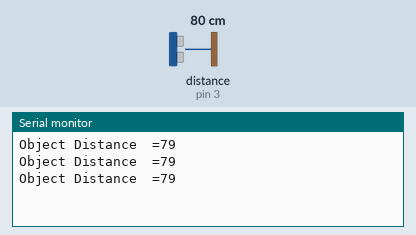
Recording of a sketch running on a simulated Arduino Uno, built with avr-gcc and run on an emulated ATmega328P. Shown: the last lines printed to the serial monitor. Wiring (inferred from the names in the program): ultrasonic range finder: trigger pin 2; echo pin 3. The test bench sets the inputs (shaded band); at power-on: distance to the obstacle (sensor on pin 3) 80 cm. The echo pulse lasts 58.3 µs per cm.

Above: at 1.3 s.
1.4 s: distance to the obstacle (sensor on pin 3) set to 2 cm
At 1.9 s:
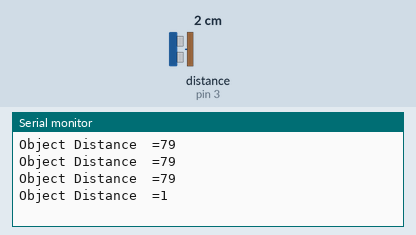
2.9 s: distance to the obstacle (sensor on pin 3) set to 4 cm
At 3.4 s:
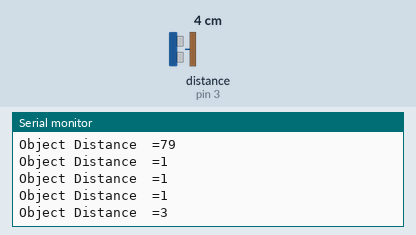
Timing chart, 0 to 5.9 s (numbered marks = the images above; inputs shaded):
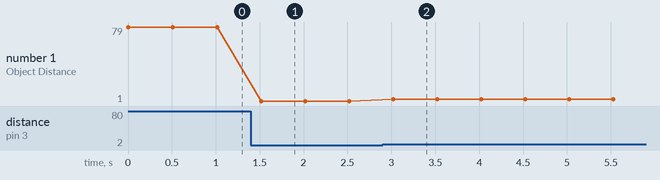

The sketch:

07_Ultrasonic_Sensor.ino
```cpp
/*
 *
 * This program is for interfacing Ultrasonic Sensor module with Arduino/Node MCU
 *
 * Connect VCC of Sensor to 5V/Vin on Arduino/Node MCU
 * Connect GND of sensor to GND of Arduino/Node MCU
 * Connect Trig pin of sensor to D2 of Arduino/Node MCU
 * Connect Echo pin of sensor to D3 of Arduino/Node MCU
 *
 *
 * Upload the follwing code and check the output
 */

#define trigPin 2  // Change to D2, for Node MCU
#define echoPin 3  // Change to D3, for Node MCU

void setup() {
  Serial.begin (9600);
  pinMode(trigPin, OUTPUT);
  pinMode(echoPin, INPUT);
}

void loop()
{
  long duration, distance;
  digitalWrite(trigPin, LOW);
  delayMicroseconds(2);
  digitalWrite(trigPin, HIGH);
  delayMicroseconds(10);
  digitalWrite(trigPin, LOW);
  duration = pulseIn(echoPin, HIGH);
  distance = (duration / 2) / 29.1;

  Serial.print("Object Distance  =");
  Serial.println(distance);
  delay(500);
}
```

Measured:
- after the input at 1.4 s, the serial monitor: prints a new line after 0.12 s (image 1)
- after the input at 2.9 s, the serial monitor: prints a new line after 0.12 s (image 2)
- plotted number 1: 79 → 1 after the input at 1.4 s, 1 → 3 after the input at 2.9 s
